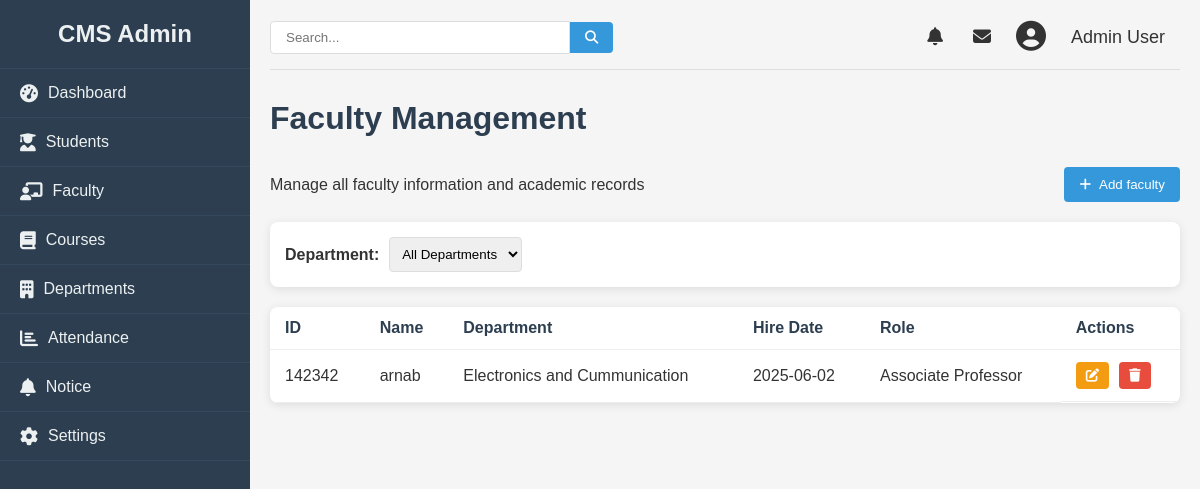
The page /admin/faculty (signed in) on the database as committed earlier.
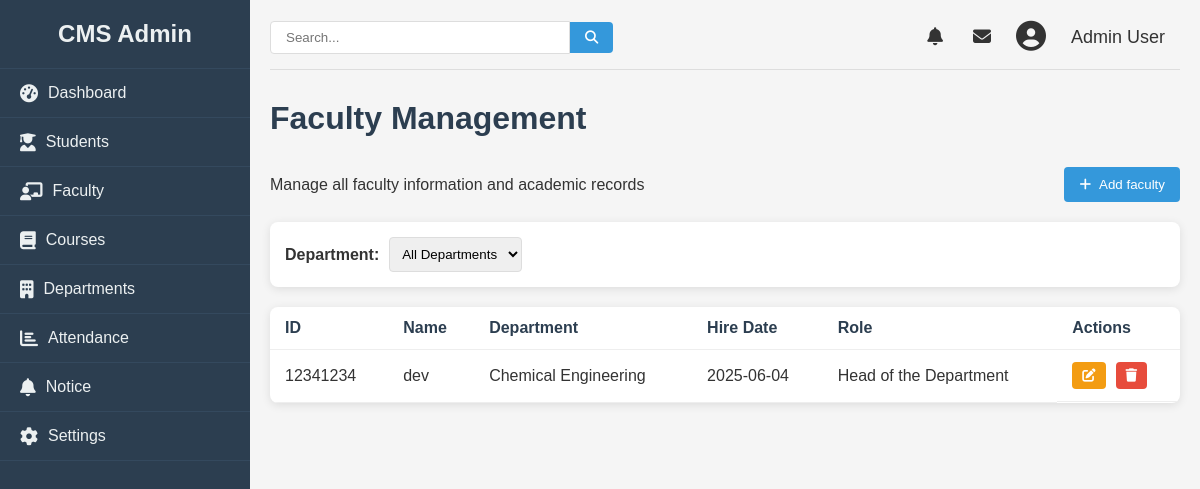
The same page on the database as committed later.
### college/model.py (models this page shows, shortened)
class Faculty(db.Model):
    id = db.Column(db.Integer, primary_key=True)
    name = db.Column(db.String(100), nullable=False)
    facultyid = db.Column(db.Integer, nullable=False)
    education = db.Column(db.String(100), nullable=False)
    email = db.Column(db.String(100), nullable=False)
    phone = db.Column(db.Integer, nullable=False)
    department = db.Column(db.Integer, nullable=False)
    role = db.Column(db.String, nullable=False)
    dob = db.Column(db.Date, nullable=False)
    doj = db.Column(db.Date, nullable=False)
    gender = db.Column(db.String, nullable=False)
    address = db.Column(db.String, nullable=False)

### college/admin/adminroute.py (the view)
@app.route("/admin/faculty", methods = ["GET", "POST"])
def faculty():
    logged = 'user_id' in session
    if logged:
        users = Faculty.query.all()
        return render_template("faculty.html", faculties= users)
    else:
        return redirect(url_for("login"))

### college/admin/templates/faculty.html (shortened to what the changed rows need)
{% from "macro/cmsnav.html" import cmsnav%}
{%extends "admbase.html"%}
{%block head%}
    <link rel="stylesheet" href="{{url_for('static', filename='css/styles.css')}}">
    <link rel="stylesheet" href="https://cdnjs.cloudflare.com/ajax/libs/font-awesome/6.4.0/css/all.min.css">
{%endblock%}
{%block content%}
    <div class="container" w-tid="21">
        {{cmsnav()}}
        <main class="main-content" w-tid="111">
            <div id="dashboard-page" class="content-section" w-tid="139">
                <div class="dashboard" w-tid="141">
                    <h1 w-tid="357">Faculty Management</h1>
                    <div class="students-table" w-tid="673">
                        <table w-tid="675">
                            <thead w-tid="677">
                                <tr w-tid="679">
                                    <th w-tid="681">ID</th>
                                    <th w-tid="683">Name</th>
                                    <th w-tid="685">Department</th>
                                    <th w-tid="689">Hire Date</th>
                                    <th w-tid="691">Role</th>
                                    <th w-tid="693">Actions</th>
                                </tr>
                            </thead>
                            <tbody w-tid="695">
                                {%for faculty in faculties%}
                                <tr w-tid="697">
                                    <td w-tid="699">{{faculty.facultyid}}</td>
                                    <td w-tid="701">{{faculty.name}}</td>
                                    <td w-tid="703">{{faculty.department}}</td>
                                    <td w-tid="707">{{faculty.doj}}</td>
                                    <td w-tid="709">{{faculty.role}}</td>
                                    <td class="action-cell" w-tid="711">
                                        <button class="action-btn edit-btn" w-tid="717">
                                            <a href="/admin/update/faculty/{{faculty.id}}">
                                            <i class="fas fa-edit" w-tid="467"></i>
                                        </a>
                                        <button class="action-btn delete-btn" w-tid="721">
                                            <a href="/admin/faculty/delete/{{faculty.id}}"><i class="fas fa-trash" w-tid="723"></i></a>
                                        </button>
                                    </td>
                                </tr>
                                {%endfor%}
                            </tbody>
                        </table>
                    </div>
                </div>
            </div>
        </main>
    </div>
    {%endblock%}

Rows that differ between the two databases and show on the page:
removed Faculty: facultyid "142342", name "arnab", department "Electronics and Cummunication", doj "2025-06-02", role "Associate Professor"
added Faculty: facultyid "12341234", name "dev", department "Chemical Engineering", doj "2025-06-04", role "Head of the Department"
